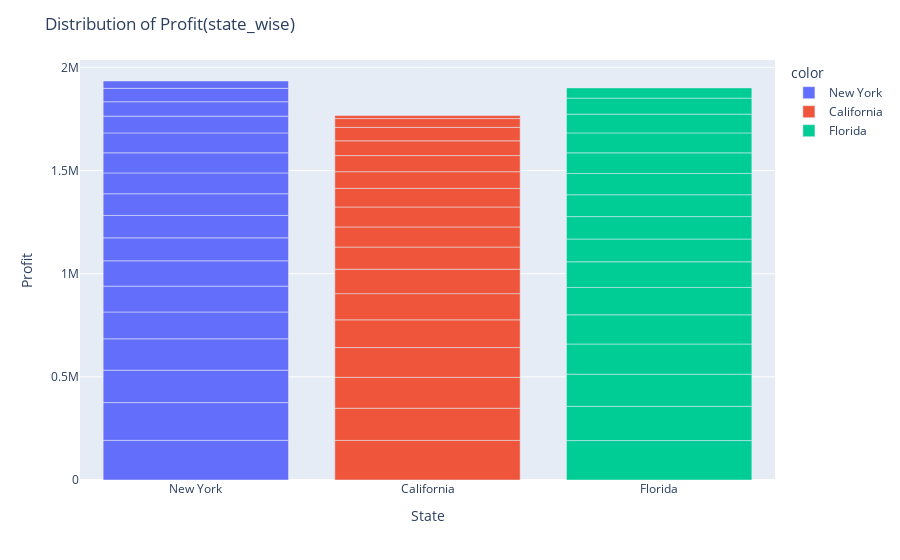

The notebook cell saved with this chart:
### Code cell
import plotly.express as px
startup['ID'] = startup1.index + 1

state_wise =  startup[['State','Profit']]
fig = px.bar(x = [i for i in state_wise['State']],y = [i for i in state_wise['Profit']],color=[i for i in state_wise['State']],)
fig.update_layout(xaxis_title = 'State',yaxis_title = 'Profit',title = 'Distribution of Profit(state_wise)')
fig.show()

# profit is shown statewise
'''observation:
Claifornia State has lesser profit as compared to other states..
and minimum and maximum profit earned by companies can also be seen from the bar plot below '''

### Figure 1 — Plotly figure (JSON) as saved in the notebook; plotly's stock layout.template omitted (floating-point values rounded to 4 significant figures)
{"data": [{"alignmentgroup": "True", "hovertemplate": "color=New York<br>x=%{x}<br>y=%{y}<extra></extra>", "legendgroup": "New York", "marker": {"color": "#636efa", "pattern": {"shape": ""}}, "name": "New York", "offsetgroup": "New York", "orientation": "v", "showlegend": true, "textposition": "auto", "type": "bar", "x": ["New York", "New York", "New York", "New York", "New York", "New York", "New York", "New York", "New York", "New York", "New York", "New York", "New York", "New York", "New York", "New York", "New York"], "xaxis": "x", "y": [192300.0, 182900.0, 157000.0, 152200.0, 129900.0, 125400.0, 122800.0, 111300.0, 108600.0, 105000.0, 101000.0, 97480.0, 96480.0, 81230.0, 69760.0, 64930.0, 35670.0], "yaxis": "y"}, {"alignmentgroup": "True", "hovertemplate": "color=California<br>x=%{x}<br>y=%{y}<extra></extra>", "legendgroup": "California", "marker": {"color": "#EF553B", "pattern": {"shape": ""}}, "name": "California", "offsetgroup": "California", "orientation": "v", "showlegend": true, "textposition": "auto", "type": "bar", "x": ["California", "California", "California", "California", "California", "California", "California", "California", "California", "California", "California", "California", "California", "California", "California", "California", "California"], "xaxis": "x", "y": [191800.0, 156100.0, 149800.0, 144300.0, 134300.0, 127000.0, 118500.0, 107400.0, 97430.0, 96710.0, 89950.0, 81010.0, 78240.0, 71500.0, 65200.0, 42560.0, 14680.0], "yaxis": "y"}, {"alignmentgroup": "True", "hovertemplate": "color=Florida<br>x=%{x}<br>y=%{y}<extra></extra>", "legendgroup": "Florida", "marker": {"color": "#00cc96", "pattern": {"shape": ""}}, "name": "Florida", "offsetgroup": "Florida", "orientation": "v", "showlegend": true, "textposition": "auto", "type": "bar", "x": ["Florida", "Florida", "Florida", "Florida", "Florida", "Florida", "Florida", "Florida", "Florida", "Florida", "Florida", "Florida", "Florida", "Florida", "Florida", "Florida"], "xaxis": "x", "y": [191100.0, 166200.0, 155800.0, 146100.0, 141600.0, 132600.0, 124300.0, 110400.0, 108700.0, 105700.0, 103300.0, 99940.0, 96780.0, 90710.0, 77800.0, 49490.0], "yaxis": "y"}], "layout": {"barmode": "relative", "legend": {"title": {"text": "color"}, "tracegroupgap": 0}, "margin": {"t": 60}, "title": {"text": "Distribution of Profit(state_wise)"}, "xaxis": {"anchor": "y", "domain": [0, 1], "title": {"text": "State"}}, "yaxis": {"anchor": "x", "domain": [0, 1], "title": {"text": "Profit"}}}}
